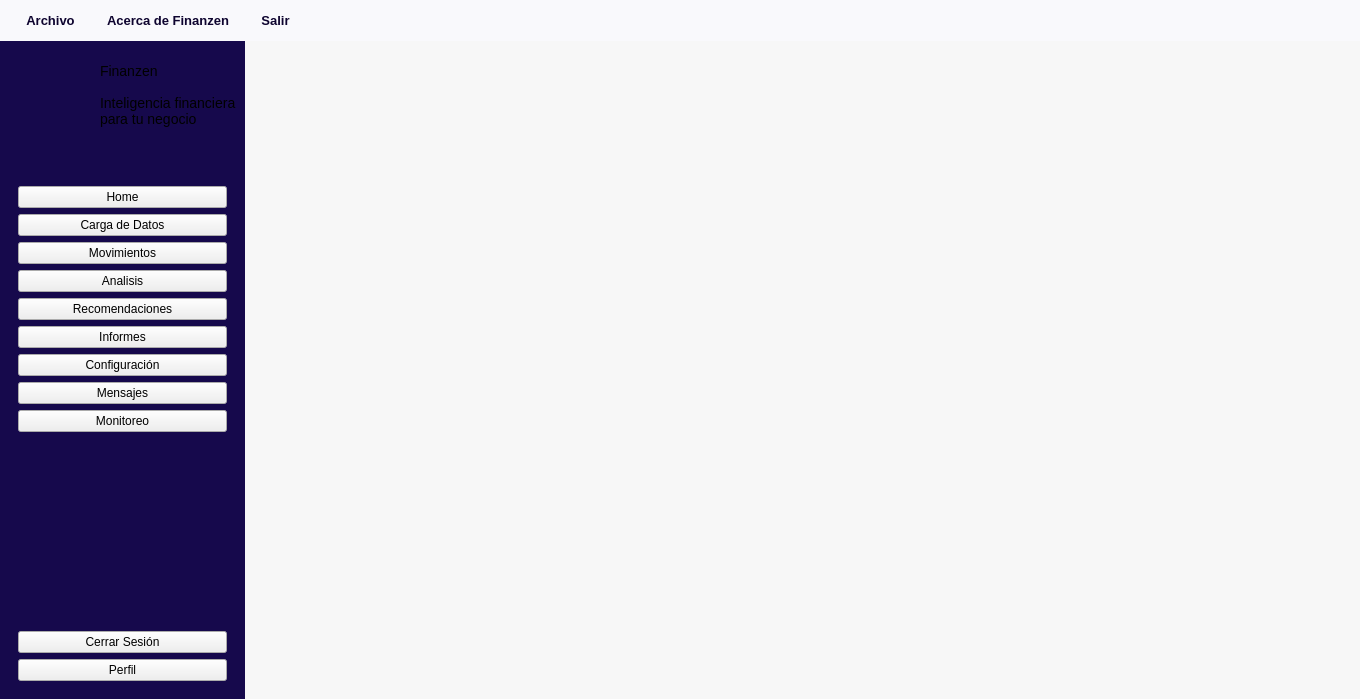
<?xml version="1.0" encoding="UTF-8"?>
<ui version="4.0">
 <class>Dashboard</class>
 <widget class="QMainWindow" name="Dashboard">
  <property name="geometry">
   <rect>
    <x>0</x>
    <y>0</y>
    <width>1360</width>
    <height>699</height>
   </rect>
  </property>
  <property name="windowTitle">
   <string>MainWindow</string>
  </property>
  <property name="styleSheet">
   <string notr="true">#Dashboard{
background-color:#f7f7f7;
}
#stackedWidget{
background-color:#f7f7f7;
}

QMenuBar {
    background-color: #F9F9FC;
    color: #0E042F;
    border: none;
    padding: 5px 8px;
    spacing: 4px;

    font-size: 10pt;
    font-weight: 500;
}

QMenuBar::item {
    background-color: transparent;
    padding: 7px 13px;
    border-radius: 5px;
    margin: 1px;
}

QMenuBar::item:selected {
    background-color: #EAE5F7;
    color: #5D38BB;
}

QMenuBar::item:pressed {
    background-color: #DDD4F1;
    color: #16094C;
}

QMenu {
    background-color: #FFFFFF;
    color: #0E042F;
    border: 1px solid #E7E3EF;
    padding: 5px;
    font-family: &quot;Manrope&quot;;
    font-size: 10pt;
}

QMenu::item {
    padding: 8px 28px 8px 12px;
    border-radius: 4px;
}

QMenu::item:selected {
    background-color: #F0ECF9;
    color: #5D38BB;
}

QMenu::separator {
    height: 1px;
    background-color: #E7E3EF;
    margin: 5px 8px;
}
</string>
  </property>
  <widget class="QWidget" name="centralwidget">
   <layout class="QHBoxLayout" name="horizontalLayout">
    <property name="leftMargin">
     <number>0</number>
    </property>
    <property name="topMargin">
     <number>0</number>
    </property>
    <property name="rightMargin">
     <number>0</number>
    </property>
    <property name="bottomMargin">
     <number>0</number>
    </property>
    <item>
     <widget class="QWidget" name="Sidebar" native="true">
      <property name="sizePolicy">
       <sizepolicy hsizetype="Fixed" vsizetype="Preferred">
        <horstretch>0</horstretch>
        <verstretch>0</verstretch>
       </sizepolicy>
      </property>
      <property name="maximumSize">
       <size>
        <width>280</width>
        <height>16777215</height>
       </size>
      </property>
      <property name="styleSheet">
       <string notr="true">#Sidebar{
background-color: #16094C;
}

/*------------------------------------------------------------------------------------
QLabels
---------------------------------------------------------------------------------------*/
QLabel{
font-size:14px;
}
QLabel[texto=&quot;tituloAside&quot;]{
font-weight:bold;
font-size:18px;
}
QLabel[texto=&quot;Destacado&quot;]{
font-weight:bold;
font-size:16px;
}

/*--------------------------------------------------------------------------------
QPushButton 
----------------------------------------------------------------------------------*/
/* Estilo general para todos los botones del menú */
QPushButton[boton=&quot;Dashboard&quot;] {
    background-color: transparent; /* Fondo transparente por defecto */
    color: #ffffff;               /* Texto blanco */
    font-size: 16px;              /* Tamaño de fuente */
    text-align: left;             /* Alinea icono y texto a la izquierda */
    padding-left: 15px;           /* Separación con el borde izquierdo */
    border: none;                 /* Quita el borde por defecto */
    border-radius: 8px;           /* Bordes redondeados */
    height: 40px;                 /* Altura del botón */

}

/* Efecto al pasar el cursor por encima (Hover) */
QPushButton[boton=&quot;Dashboard&quot;]:hover {
    background-color: rgba(255, 255, 255, 0.1); 
}

/* Estado activo/seleccionado (como el botón &quot;Home&quot; morado) */
QPushButton[boton=&quot;Dashboard&quot;]:checked, QPushButton[boton=&quot;Dashboard&quot;]:pressed {
    background-color: #5d51f2;    /* Color morado de tu imagen */
}

/*---------------------------
Widgets
*------------*/
#promotionalFrame{
background-color: #311B6E;
border: 2px solid rgba(161, 147, 204, 0.7);
border-radius: 15px;
}

</string>
      </property>
      <layout class="QVBoxLayout" name="verticalLayout">
       <property name="leftMargin">
        <number>9</number>
       </property>
       <property name="topMargin">
        <number>9</number>
       </property>
       <property name="rightMargin">
        <number>9</number>
       </property>
       <property name="bottomMargin">
        <number>9</number>
       </property>
       <item>
        <layout class="QHBoxLayout" name="layoutHEmpresa">
         <property name="spacing">
          <number>0</number>
         </property>
         <property name="leftMargin">
          <number>0</number>
         </property>
         <property name="topMargin">
          <number>0</number>
         </property>
         <property name="rightMargin">
          <number>0</number>
         </property>
         <property name="bottomMargin">
          <number>0</number>
         </property>
         <item>
          <widget class="QLabel" name="lblLogoEmpresa">
           <property name="minimumSize">
            <size>
             <width>91</width>
             <height>81</height>
            </size>
           </property>
           <property name="maximumSize">
            <size>
             <width>91</width>
             <height>81</height>
            </size>
           </property>
           <property name="text">
            <string/>
           </property>
           <property name="pixmap">
            <pixmap resource="../../resources/resources.qrc">:/images/logo.png</pixmap>
           </property>
           <property name="scaledContents">
            <bool>true</bool>
           </property>
          </widget>
         </item>
         <item>
          <layout class="QVBoxLayout" name="layoutVEmpresa">
           <property name="spacing">
            <number>0</number>
           </property>
           <item>
            <widget class="QLabel" name="lblNombreEmpresa">
             <property name="text">
              <string>Finanzen</string>
             </property>
             <property name="styleClass" stdset="0">
              <string>tituloPrincipal</string>
             </property>
             <property name="texto" stdset="0">
              <string>tituloAside</string>
             </property>
            </widget>
           </item>
           <item>
            <widget class="QLabel" name="lblDescripcionEmpresa">
             <property name="text">
              <string>Inteligencia financiera
para tu negocio</string>
             </property>
             <property name="styleClass" stdset="0">
              <string/>
             </property>
            </widget>
           </item>
          </layout>
         </item>
        </layout>
       </item>
       <item>
        <widget class="QWidget" name="menuContainer" native="true">
         <layout class="QVBoxLayout" name="verticalLayout_3">
          <item>
           <spacer name="verticalSpacer_2">
            <property name="orientation">
             <enum>Qt::Vertical</enum>
            </property>
            <property name="sizeHint" stdset="0">
             <size>
              <width>20</width>
              <height>40</height>
             </size>
            </property>
           </spacer>
          </item>
          <item>
           <widget class="QPushButton" name="btnHome">
            <property name="text">
             <string>Home</string>
            </property>
            <property name="icon">
             <iconset resource="../../resources/resources.qrc">
              <normaloff>:/icons/menuIcons/home.svg</normaloff>:/icons/menuIcons/home.svg</iconset>
            </property>
            <property name="iconSize">
             <size>
              <width>25</width>
              <height>25</height>
             </size>
            </property>
            <property name="boton" stdset="0">
             <string>Dashboard</string>
            </property>
           </widget>
          </item>
          <item>
           <widget class="QPushButton" name="btnLoadData">
            <property name="text">
             <string>Carga de Datos</string>
            </property>
            <property name="icon">
             <iconset resource="../../resources/resources.qrc">
              <normaloff>:/icons/menuIcons/load.svg</normaloff>:/icons/menuIcons/load.svg</iconset>
            </property>
            <property name="iconSize">
             <size>
              <width>20</width>
              <height>20</height>
             </size>
            </property>
            <property name="boton" stdset="0">
             <string>Dashboard</string>
            </property>
           </widget>
          </item>
          <item>
           <widget class="QPushButton" name="btnMovimientos">
            <property name="text">
             <string>Movimientos</string>
            </property>
            <property name="icon">
             <iconset resource="../../resources/resources.qrc">
              <normaloff>:/icons/menuIcons/arrows.svg</normaloff>:/icons/menuIcons/arrows.svg</iconset>
            </property>
            <property name="iconSize">
             <size>
              <width>20</width>
              <height>20</height>
             </size>
            </property>
            <property name="boton" stdset="0">
             <string>Dashboard</string>
            </property>
           </widget>
          </item>
          <item>
           <widget class="QPushButton" name="BtnAnalisis">
            <property name="text">
             <string>Analisis</string>
            </property>
            <property name="icon">
             <iconset resource="../../resources/resources.qrc">
              <normaloff>:/icons/menuIcons/profitability.svg</normaloff>:/icons/menuIcons/profitability.svg</iconset>
            </property>
            <property name="iconSize">
             <size>
              <width>20</width>
              <height>20</height>
             </size>
            </property>
            <property name="boton" stdset="0">
             <string>Dashboard</string>
            </property>
           </widget>
          </item>
          <item>
           <widget class="QPushButton" name="BtnRecomendaciones">
            <property name="text">
             <string>Recomendaciones</string>
            </property>
            <property name="icon">
             <iconset resource="../../resources/resources.qrc">
              <normaloff>:/icons/menuIcons/radar.svg</normaloff>:/icons/menuIcons/radar.svg</iconset>
            </property>
            <property name="iconSize">
             <size>
              <width>20</width>
              <height>20</height>
             </size>
            </property>
            <property name="boton" stdset="0">
             <string>Dashboard</string>
            </property>
           </widget>
          </item>
          <item>
           <widget class="QPushButton" name="BtnInformes">
            <property name="text">
             <string>Informes</string>
            </property>
            <property name="icon">
             <iconset resource="../../resources/resources.qrc">
              <normaloff>:/icons/menuIcons/fileLight.svg</normaloff>:/icons/menuIcons/fileLight.svg</iconset>
            </property>
            <property name="iconSize">
             <size>
              <width>20</width>
              <height>20</height>
             </size>
            </property>
            <property name="boton" stdset="0">
             <string>Dashboard</string>
            </property>
           </widget>
          </item>
          <item>
           <widget class="QPushButton" name="BtnConfiguracion">
            <property name="text">
             <string>Configuración</string>
            </property>
            <property name="icon">
             <iconset resource="../../resources/resources.qrc">
              <normaloff>:/icons/menuIcons/settings.svg</normaloff>:/icons/menuIcons/settings.svg</iconset>
            </property>
            <property name="iconSize">
             <size>
              <width>20</width>
              <height>20</height>
             </size>
            </property>
            <property name="boton" stdset="0">
             <string>Dashboard</string>
            </property>
           </widget>
          </item>
          <item>
           <widget class="QPushButton" name="btnMensajes">
            <property name="text">
             <string>Mensajes</string>
            </property>
            <property name="icon">
             <iconset resource="../../resources/resources.qrc">
              <normaloff>:/icons/menuIcons/email.svg</normaloff>:/icons/menuIcons/email.svg</iconset>
            </property>
            <property name="iconSize">
             <size>
              <width>25</width>
              <height>25</height>
             </size>
            </property>
            <property name="boton" stdset="0">
             <string>Dashboard</string>
            </property>
           </widget>
          </item>
          <item>
           <widget class="QPushButton" name="BtnMonitoreo">
            <property name="text">
             <string>Monitoreo</string>
            </property>
            <property name="icon">
             <iconset resource="../../resources/resources.qrc">
              <normaloff>:/icons/menuIcons/monitoring.svg</normaloff>:/icons/menuIcons/monitoring.svg</iconset>
            </property>
            <property name="iconSize">
             <size>
              <width>20</width>
              <height>20</height>
             </size>
            </property>
            <property name="boton" stdset="0">
             <string>Dashboard</string>
            </property>
           </widget>
          </item>
         </layout>
        </widget>
       </item>
       <item>
        <spacer name="verticalSpacer">
         <property name="orientation">
          <enum>Qt::Vertical</enum>
         </property>
         <property name="sizeHint" stdset="0">
          <size>
           <width>20</width>
           <height>40</height>
          </size>
         </property>
        </spacer>
       </item>
       <item>
        <widget class="QWidget" name="widget" native="true">
         <layout class="QVBoxLayout" name="verticalLayout_4">
          <item>
           <widget class="QPushButton" name="BtnCerrarSesion">
            <property name="text">
             <string>Cerrar Sesión</string>
            </property>
            <property name="icon">
             <iconset resource="../../resources/resources.qrc">
              <normaloff>:/icons/menuIcons/leave.svg</normaloff>:/icons/menuIcons/leave.svg</iconset>
            </property>
            <property name="iconSize">
             <size>
              <width>20</width>
              <height>20</height>
             </size>
            </property>
            <property name="boton" stdset="0">
             <string>Dashboard</string>
            </property>
           </widget>
          </item>
          <item>
           <widget class="QPushButton" name="BtnPerfil">
            <property name="text">
             <string>Perfil</string>
            </property>
            <property name="icon">
             <iconset resource="../../resources/resources.qrc">
              <normaloff>:/icons/menuIcons/profile.svg</normaloff>:/icons/menuIcons/profile.svg</iconset>
            </property>
            <property name="iconSize">
             <size>
              <width>20</width>
              <height>20</height>
             </size>
            </property>
            <property name="boton" stdset="0">
             <string>Dashboard</string>
            </property>
           </widget>
          </item>
         </layout>
        </widget>
       </item>
      </layout>
     </widget>
    </item>
    <item>
     <widget class="QWidget" name="main" native="true">
      <property name="sizePolicy">
       <sizepolicy hsizetype="Expanding" vsizetype="Expanding">
        <horstretch>0</horstretch>
        <verstretch>0</verstretch>
       </sizepolicy>
      </property>
      <property name="styleSheet">
       <string notr="true">#topBar{
padding: 30px;
background-color: #FFFEFE;
border: 2px solid #EBECF0;
border-radius: 20px;
}

/*----------------------------------------------------------------------
QLabel
------------------------------------------------------------*/
QLabel{
	color: #0E042F;
	font-size: 14px;
}
QLabel[texto=&quot;Principal&quot;]{
color: #0E042F;
font-weight:bold;
font-size: 20px;
}</string>
      </property>
      <layout class="QVBoxLayout" name="verticalLayout_2">
       <property name="leftMargin">
        <number>0</number>
       </property>
       <property name="topMargin">
        <number>0</number>
       </property>
       <property name="rightMargin">
        <number>15</number>
       </property>
       <property name="bottomMargin">
        <number>0</number>
       </property>
       <item>
        <widget class="QScrollArea" name="scrollArea">
         <property name="styleSheet">
          <string notr="true">/*
-----------------------------------------------------------------------------------------------------
ScrollArea
-----------------------------------------------------------------------------------------------------
*/
#scrollAreaWidgetContents {
    background-color: transparent;
}
QScrollArea {
    background-color: transparent;
    border: none;
	border-radius:0px;
}

/* Widget que está dentro del ScrollArea */
/*QScrollArea &gt; QWidget &gt; QWidget {
    background-color: #F9F9FC;
}*/

/* Scrollbar vertical */
QScrollBar:vertical {
    background-color: transparent;
    width: 8px;
    margin: 4px 2px 4px 0px;
}

/* Parte que se puede arrastrar */
QScrollBar::handle:vertical {
    background-color: #C9C1D5;
    border-radius: 4px;
    min-height: 40px;
}

/* Al pasar el mouse */
QScrollBar::handle:vertical:hover {
    background-color: #A99DB8;
}

/* Ocultar botones de arriba y abajo */
QScrollBar::add-line:vertical,
QScrollBar::sub-line:vertical {
    height: 0px;
}

/* Espacio antes/después del handle */
QScrollBar::add-page:vertical,
QScrollBar::sub-page:vertical {
    background: transparent;
}</string>
         </property>
         <property name="widgetResizable">
          <bool>true</bool>
         </property>
         <widget class="QWidget" name="scrollAreaWidgetContents">
          <property name="geometry">
           <rect>
            <x>0</x>
            <y>0</y>
            <width>1098</width>
            <height>655</height>
           </rect>
          </property>
          <layout class="QVBoxLayout" name="verticalLayout_5">
           <property name="leftMargin">
            <number>0</number>
           </property>
           <property name="topMargin">
            <number>0</number>
           </property>
           <property name="rightMargin">
            <number>0</number>
           </property>
           <property name="bottomMargin">
            <number>0</number>
           </property>
           <item>
            <widget class="QStackedWidget" name="stackedWidget">
             <property name="sizePolicy">
              <sizepolicy hsizetype="Expanding" vsizetype="Preferred">
               <horstretch>0</horstretch>
               <verstretch>0</verstretch>
              </sizepolicy>
             </property>
             <widget class="QWidget" name="page">
              <layout class="QVBoxLayout" name="verticalLayout_7"/>
             </widget>
             <widget class="QWidget" name="page_2"/>
            </widget>
           </item>
          </layout>
         </widget>
        </widget>
       </item>
      </layout>
     </widget>
    </item>
   </layout>
  </widget>
  <widget class="QMenuBar" name="menubar">
   <property name="geometry">
    <rect>
     <x>0</x>
     <y>0</y>
     <width>1360</width>
     <height>44</height>
    </rect>
   </property>
   <widget class="QMenu" name="actionCerrarSesion">
    <property name="title">
     <string>Salir</string>
    </property>
    <addaction name="actionCambiarNegocio"/>
    <addaction name="actionCerrar"/>
   </widget>
   <widget class="QMenu" name="actionAcercaDe">
    <property name="title">
     <string>Acerca de Finanzen</string>
    </property>
    <addaction name="actionGuiaUso"/>
    <addaction name="actionDescargar"/>
   </widget>
   <widget class="QMenu" name="menuArchivo">
    <property name="title">
     <string>Archivo</string>
    </property>
    <addaction name="actionCargarExcel"/>
    <addaction name="actionGenerarInforme"/>
   </widget>
   <addaction name="menuArchivo"/>
   <addaction name="actionAcercaDe"/>
   <addaction name="actionCerrarSesion"/>
  </widget>
  <action name="actionGuiaUso">
   <property name="text">
    <string>Guía de Uso</string>
   </property>
  </action>
  <action name="actionDescargar">
   <property name="text">
    <string>Descargar Plantilla</string>
   </property>
  </action>
  <action name="actionCambiarNegocio">
   <property name="text">
    <string>Cambiar de Negocio</string>
   </property>
  </action>
  <action name="actionCerrar">
   <property name="text">
    <string>Cerrar Sesión</string>
   </property>
  </action>
  <action name="actionCargarExcel">
   <property name="text">
    <string>Cargar Datos desde Excel</string>
   </property>
  </action>
  <action name="actionGenerarInforme">
   <property name="text">
    <string>Generar Informe PDF</string>
   </property>
  </action>
 </widget>
 <resources>
  <include location="../../resources/resources.qrc"/>
  <include location="../../resources/resources.qrc"/>
 </resources>
 <connections/>
</ui>
